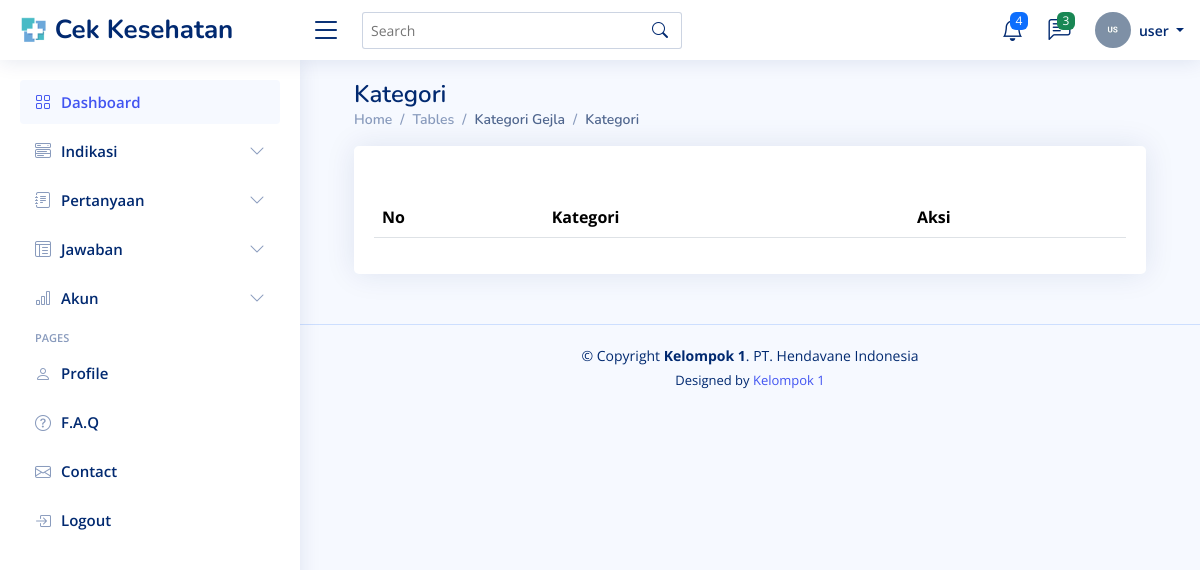
The app's page /user/index.php?url=kategori, older data.
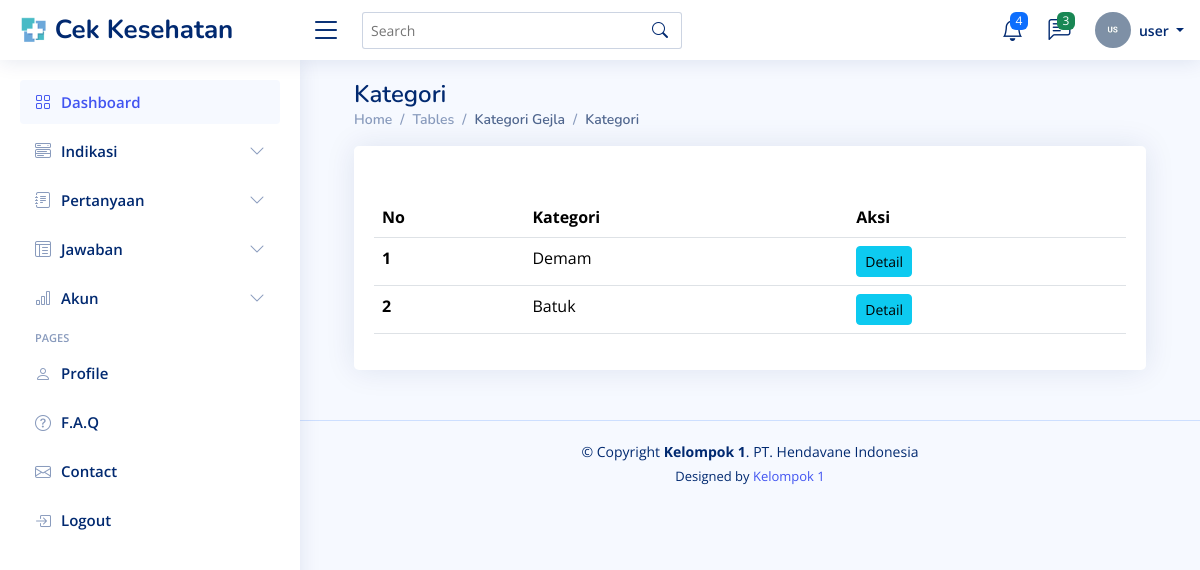
The same page, newer data.
### tables this page shows
CREATE TABLE `kategori` (
  `id` int(11) NOT NULL,
  `nama_kategori` varchar(45) DEFAULT NULL
);

### user/models/Kategori.php (called while the page is built)
<?php
class Kategori{
    private $koneksi;
    public function __construct(){
        global $dbh;
        $this->koneksi = $dbh;
    }
    public function dataKategori(){
    $sql = "SELECT * FROM kategori";
    $ps = $this->koneksi->prepare($sql);
    $ps->execute();
    $rs = $ps->fetchAll();
    return $rs;
}
}
?>

### user/kategori.php (the view, shortened to what this page needs)
<?php
$model = new Kategori();
$data_kategori = $model->dataKategori();
?>
<main id="main" class="main">
  <div class="pagetitle">
    <h1>Kategori</h1>
    <nav>
      <ol class="breadcrumb">
        <li class="breadcrumb-item"><a href="index.html">Home</a></li>
        <li class="breadcrumb-item">Tables</li>
        <li class="breadcrumb-item active">Kategori Gejla</li>
        <li class="breadcrumb-item active">Kategori</li>
      </ol>
    </nav>
  </div>
  <section class="section">
    <div class="row">
      <div class="col-lg-12">
        <div class="card">
          <div class="card-body">
            <h5 class="card-title"></h5>
            <table class="table datatable">
              <thead>
                <tr>
                  <th scope="col">No</th>
                  <th scope="col">Kategori</th>
                  <th scope="col">Aksi</th>
                </tr>
              </thead>
              <tbody>
                <?php
                $no = 1;
                foreach ($data_kategori as $kategori) {
                ?>
                  <tr>
                    <th scope="row"><?= $no ?></th>
                    <td><?= $kategori['nama_kategori'] ?></td>
                    <td>
                      <form>
                        <a href="index.php?url=kategori_detail&id=<?= $kategori['id'] ?>">
                          <button type="button" class="btn btn-info btn-sm">Detail</button>
                        </a>
                      </form>
                    </td>
                  </tr>
                <?php
                  $no++;
                }
                ?>
              </tbody>
            </table>
          </div>
        </div>
      </div>
    </div>
  </section>
</main>

Row changes from the older to the newer data that the page shows:
added kategori: nama_kategori "Demam"
added kategori: nama_kategori "Batuk"
